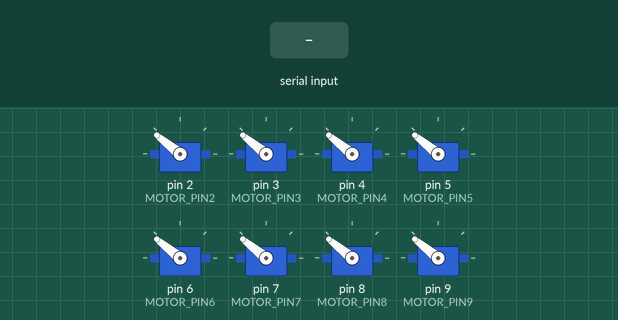
Simulated run of this sketch. Board: Arduino Uno, built with avr-gcc and run on an emulated ATmega328P. Parts: 8 × servo. The inputs (shaded band) are chosen by the test bench. What the sketch prints to the serial monitor is not drawn.

Above: at 3.3 s.
3.4 s: "0\n" received over Serial
At 4.4 s:
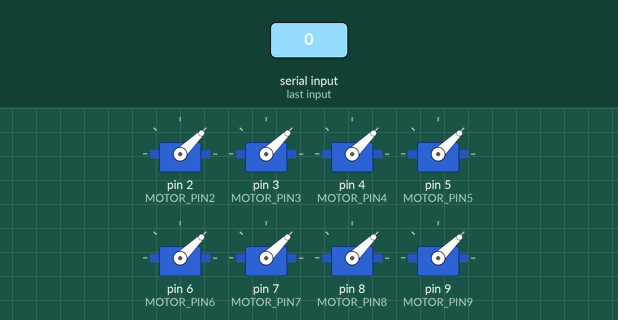
4.9 s: "5\n" received over Serial
At 6.4 s:
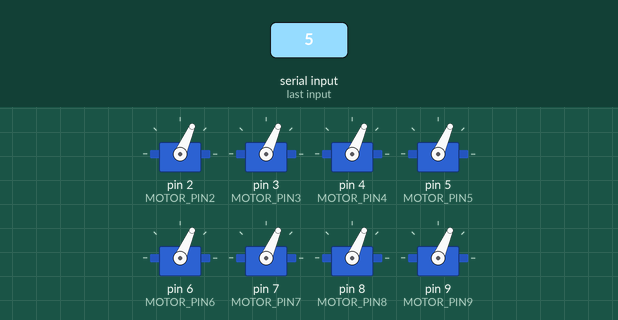
Timing chart, 0 to 10.4 s (numbered marks = the images above; inputs shaded):
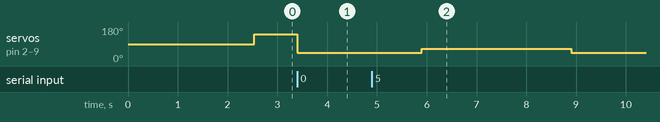

Measured:
- after the input at 3.4 s, servo on pin 2 (MOTOR_PIN2), servo on pin 3 (MOTOR_PIN3), servo on pin 4 (MOTOR_PIN4), servo on pin 5 (MOTOR_PIN5), servo on pin 6 (MOTOR_PIN6), servo on pin 7 (MOTOR_PIN7), servo on pin 8 (MOTOR_PIN8), servo on pin 9 (MOTOR_PIN9): 141° → 44° at once
- after the input at 4.9 s, servo on pin 2 (MOTOR_PIN2), servo on pin 3 (MOTOR_PIN3), servo on pin 4 (MOTOR_PIN4), servo on pin 5 (MOTOR_PIN5), servo on pin 6 (MOTOR_PIN6), servo on pin 7 (MOTOR_PIN7), servo on pin 8 (MOTOR_PIN8), servo on pin 9 (MOTOR_PIN9): 44° → 66° after 1.0 s, → 44° 3.0 s later

The sketch:

ArduinoCode.ino
```cpp
#include <Servo.h>

#define MOTOR_PIN2 2
#define MOTOR_PIN3 3
#define MOTOR_PIN4 4
#define MOTOR_PIN5 5
#define MOTOR_PIN6 6
#define MOTOR_PIN7 7
#define MOTOR_PIN8 8
#define MOTOR_PIN9 9

Servo motor2, motor3, motor4, motor5, motor6, motor7, motor8, motor9;

bool motorsRunning = false;

void setup() {
  Serial.begin(9600);
  Serial.println("ELECTRONOOBS ESC calibration...");
  delay(1500);
  Serial.println("Program begin...");
  delay(1000);
  Serial.println("This program will start the ESC.");

  // Attach motors
  motor2.attach(MOTOR_PIN2);  motor3.attach(MOTOR_PIN3);  motor4.attach(MOTOR_PIN4);  motor5.attach(MOTOR_PIN5);
  motor6.attach(MOTOR_PIN6);  motor7.attach(MOTOR_PIN7);  motor8.attach(MOTOR_PIN8);  motor9.attach(MOTOR_PIN9);

  // Calibration process
  Serial.println("Sending MAX signal. Turn on ESC power, then press any key...");
  setAllMotors(2000);
  while (!Serial.available());
  Serial.read();

  Serial.println("Sending MIN signal...");
  setAllMotors(1000);
  Serial.println("ESCs Calibrated.");
  Serial.println("Enter a number (1 to 9) to run motors, or 0 to stop. Motors will start after X seconds and run for Y seconds or until 0 is sent.");
}

void loop() {
  if (Serial.available() > 0) {
    String inputString = Serial.readStringUntil('\n');
    inputString.trim(); // Remove any whitespace or newlines
    int input = inputString.toInt();

    if (input == 0) {
      if (motorsRunning) {
        Serial.println("Stop command received. Stopping motors...");
        setAllMotors(1000);
        motorsRunning = false;
      } else {
        Serial.println("Motors are already stopped.");
      }
    }
    else if (input >= 1 && input <= 9) {
      int speedLevels[] = {0, 1120, 1145, 1170, 1195, 1220, 1245, 1270, 1295, 1320}; // *** options 1 -
      int signal = speedLevels[input];
      Serial.print("Speed level selected: "); Serial.print(input);
      Serial.print(" (signal: "); Serial.print(signal); Serial.println(")");
      Serial.println("Starting in 1 seconds...");
      delay(1000); //wait time before running --> change this for delay before motors start running

      Serial.println("Motors running...");
      setAllMotors(signal);
      motorsRunning = true;

      unsigned long startTime = millis();
      while (millis() - startTime < 3000) { //Run time --> change this for amount of time you want motors to run
        if (Serial.available() > 0) {
          String stopInput = Serial.readStringUntil('\n');
          stopInput.trim();
          if (stopInput == "0") {
            Serial.println("Stop command received during run. Stopping motors...");
            break;
          }
        }
      }

      setAllMotors(1000);
      Serial.println("Motors stopped.");
      motorsRunning = false;
    }
    else {
      Serial.println("Invalid input. Enter a number between 0 and 5.");
    }
  }
}

void setAllMotors(int value) {
  motor2.writeMicroseconds(value);
  motor3.writeMicroseconds(value);
  motor4.writeMicroseconds(value);
  motor5.writeMicroseconds(value);
  motor6.writeMicroseconds(value);
  motor7.writeMicroseconds(value);
  motor8.writeMicroseconds(value);
  motor9.writeMicroseconds(value);
}
```
